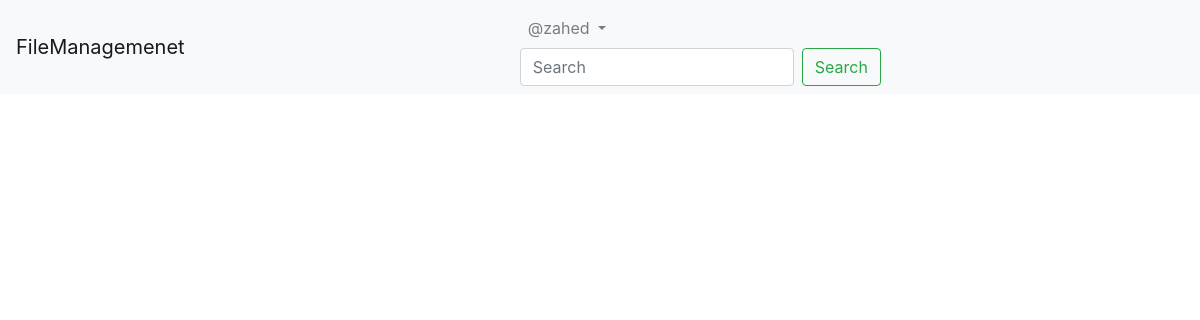
Before: /upload/my-files/ (signed in) with the older database file.
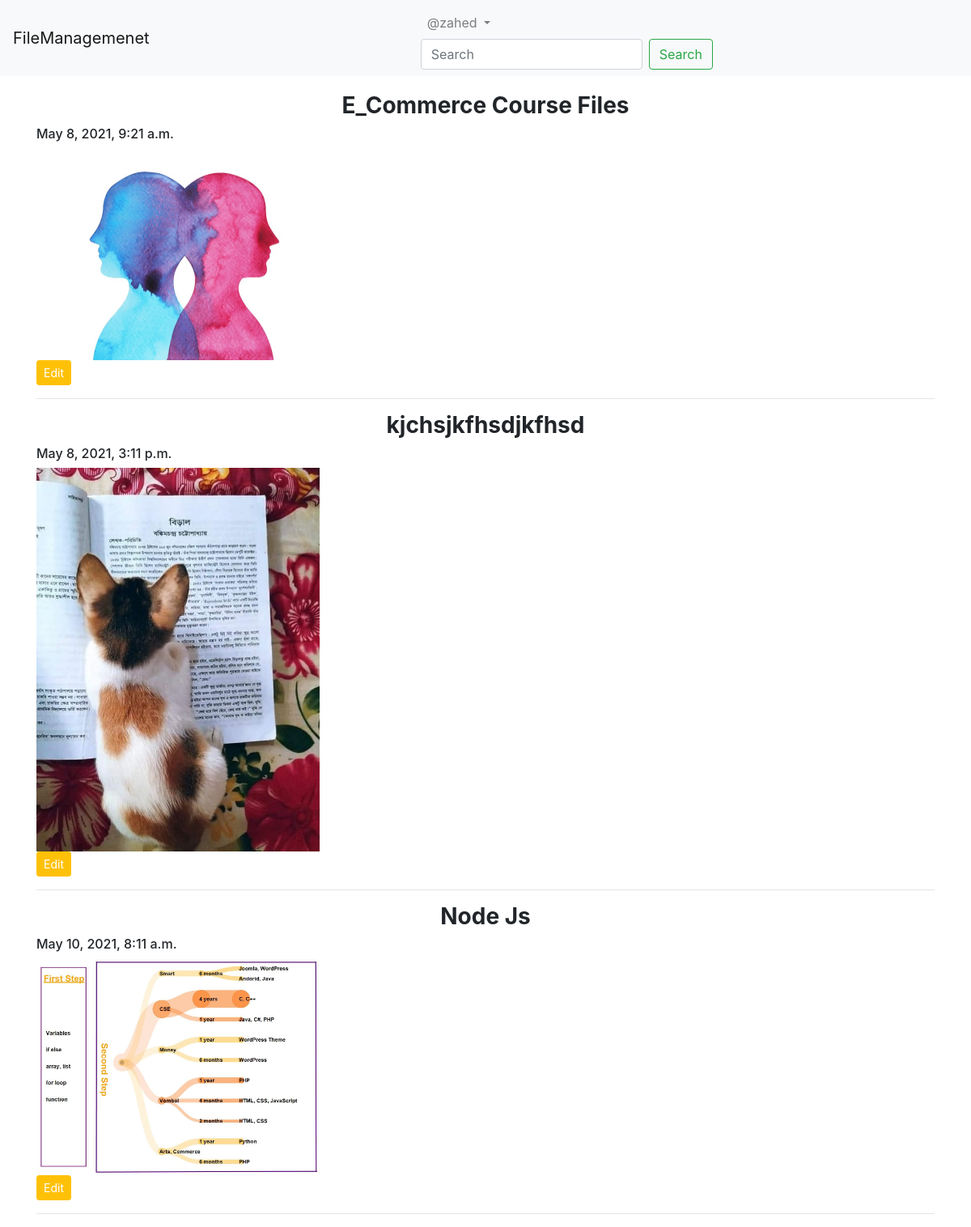
After: the same page with the newer database file.
### Upload_App/models.py (models this page shows, shortened)
class Uploader(models.Model):
    author=models.ForeignKey(User,on_delete=models.CASCADE,related_name='post_author')
    upload_title=models.CharField(max_length=264,verbose_name='Put A Title')
    file_details = models.TextField(verbose_name="Put Your Files Detials?")
    thumbnail= models.FileField(upload_to='files_storage')
    uplaod_date=models.DateTimeField(auto_now_add= True)
    update_date=models.DateTimeField(auto_now= True)

### Upload_App/views.py (the view)
# urls.py: path('my-files/',views.MyFiles.as_view(),name='my_files'),
class MyFiles(LoginRequiredMixin, TemplateView):
    template_name = 'Upload_App/files.html'

### templates/Upload_App/files.html (shortened to what this page needs)
{% extends 'base.html' %}
{% block body_block %}
{% if search %}
{% for Uploads in result %}
<h3>{{Uploads.upload_title}}</h3>
<h6>{{Uploads.update_date}}</h6>
<div class="row">
  <div class="col-sm-4">
    <img src="/media/{{Uploads.thumbnail}}" width="100%">
  </div>
</div>
<button type="button" name="button" class="btn btn-warning btn-sm">
  <a style="color:white; " href="{% url 'Upload_App:edit_files' pk=Uploads.pk %}">Edit</a></button>
<hr>
{% endfor %}
{% else %}
{% for Uploads in user.post_author.all %}
<h3>{{Uploads.upload_title}}</h3>
<h6>{{Uploads.update_date}}</h6>
<div class="row">
  <div class="col-sm-4">
    <img src="/media/{{Uploads.thumbnail}}" width="100%">
  </div>
</div>
<button type="button" name="button" class="btn btn-warning btn-sm">
  <a style="color:white; " href="{% url 'Upload_App:edit_files' pk=Uploads.pk %}">Edit</a></button>
<hr>
{% endfor %}
{% endif %}
{% endblock %}

### templates/base.html (shortened to what this page needs)
<!DOCTYPE html>
{% load staticfiles %}
<html lang="en" dir="ltr">
<head>
    <link rel="stylesheet" href="https://maxcdn.bootstrapcdn.com/bootstrap/4.0.0/css/bootstrap.min.css"
>
    <link href="https://maxcdn.bootstrapcdn.com/font-awesome/4.7.0/css/font-awesome.min.css" rel="stylesheet">
    <link rel="stylesheet" href="{% static 'css/style.css' %}">
</head>
<body>
    <nav class="navbar navbar-expand-lg navbar-light bg-light">
        <a class="navbar-brand" href="{% url 'index' %}">FileManagemenet</a>
        <div class="collapse navbar-collapse" id="navbarSupportedContent">
            <ul class="navbar-nav mr-auto  m-auto ">
                <li class="nav-item active">
                    <a class="nav-link" href=""> <img src="" width="30px" alt=""> </a>
                </li>
                {% if user.is_authenticated %}
                <li class="nav-item dropdown">
                    <a class="nav-link dropdown-toggle" href="#" id="navbarDropdown" data-toggle="dropdown">
                        @{{user.username}}
                    </a>
                        <form class="form-inline my-2 my-lg-0" method="GET">
                            <input class="form-control mr-sm-2" type="search" placeholder="Search" aria-label="Search" name="search">
                            <button class="btn btn-outline-success my-2 my-sm-0" type="submit">Search</button>
                        </form>
                </li>
                {% endif %}
            </ul>
        </div>
    </nav>
    <div class="container" style='padding-top:20px'>
        {% block body_block %}
        {% endblock %}
    </div>
</body>
</html>

### static/css/style.css (style rules this page uses)
body { margin: auto; width: auto; }
.btn a { color: #eee; text-decoration: none; }
h3 { text-align: center; font-weight: bold; }

Changed rows visible on the page:
added Uploader: upload_title "E_Commerce Course Files", update_date "May 8, 2021, 9:21 a.m.", thumbnail (picture)
added Uploader: upload_title "kjchsjkfhsdjkfhsd", update_date "May 8, 2021, 3:11 p.m.", thumbnail (picture)
added Uploader: upload_title "Node Js", update_date "May 10, 2021, 8:11 a.m.", thumbnail (picture)
